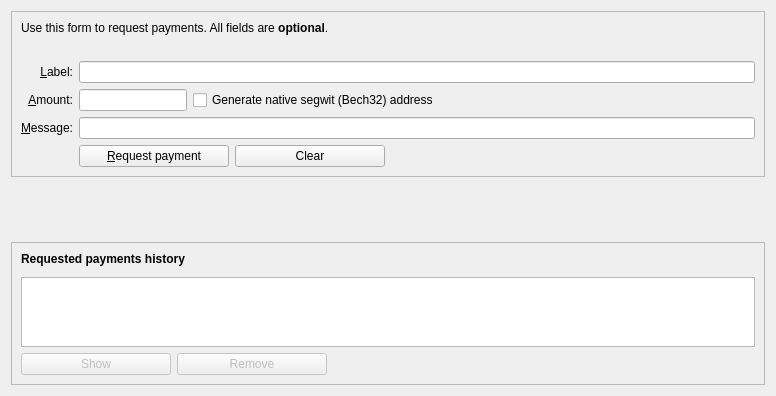
<?xml version="1.0" encoding="UTF-8"?>
<ui version="4.0">
 <class>ReceiveCoinsDialog</class>
 <widget class="QWidget" name="ReceiveCoinsDialog">
  <property name="geometry">
   <rect>
    <x>0</x>
    <y>0</y>
    <width>776</width>
    <height>396</height>
   </rect>
  </property>
  <layout class="QVBoxLayout" name="verticalLayout" stretch="0,0,1">
   <item>
    <widget class="QFrame" name="frame2">
     <property name="sizePolicy">
      <sizepolicy hsizetype="Preferred" vsizetype="Expanding">
       <horstretch>0</horstretch>
       <verstretch>0</verstretch>
      </sizepolicy>
     </property>
     <property name="frameShape">
      <enum>QFrame::StyledPanel</enum>
     </property>
     <property name="frameShadow">
      <enum>QFrame::Sunken</enum>
     </property>
     <layout class="QVBoxLayout" name="verticalLayout_3">
      <item>
       <widget class="QLabel" name="title">
        <property name="text">
         <string>Use this form to request payments. All fields are &lt;b&gt;optional&lt;/b&gt;.</string>
        </property>
       </widget>
      </item>
      <item>
       <layout class="QGridLayout" name="gridLayout">
        <item row="5" column="0">
         <widget class="QLabel" name="label">
          <property name="toolTip">
           <string>An optional amount to request. Leave this empty or zero to not request a specific amount.</string>
          </property>
          <property name="text">
           <string>&amp;Amount:</string>
          </property>
          <property name="alignment">
           <set>Qt::AlignRight|Qt::AlignTrailing|Qt::AlignVCenter</set>
          </property>
          <property name="buddy">
           <cstring>reqAmount</cstring>
          </property>
         </widget>
        </item>
        <item row="6" column="0">
         <widget class="QLabel" name="label_3">
          <property name="toolTip">
           <string>An optional message to attach to the payment request, which will be displayed when the request is opened. Note: The message will not be sent with the payment over the Nutucoin network.</string>
          </property>
          <property name="text">
           <string>&amp;Message:</string>
          </property>
          <property name="alignment">
           <set>Qt::AlignRight|Qt::AlignTrailing|Qt::AlignVCenter</set>
          </property>
          <property name="buddy">
           <cstring>reqMessage</cstring>
          </property>
         </widget>
        </item>
        <item row="4" column="2">
         <widget class="QLineEdit" name="reqLabel">
          <property name="toolTip">
           <string>An optional label to associate with the new receiving address.</string>
          </property>
         </widget>
        </item>
        <item row="2" column="2">
         <widget class="QLabel" name="label_5">
          <property name="text">
           <string/>
          </property>
         </widget>
        </item>
        <item row="4" column="0">
         <widget class="QLabel" name="label_2">
          <property name="toolTip">
           <string>An optional label to associate with the new receiving address.</string>
          </property>
          <property name="text">
           <string>&amp;Label:</string>
          </property>
          <property name="alignment">
           <set>Qt::AlignRight|Qt::AlignTrailing|Qt::AlignVCenter</set>
          </property>
          <property name="buddy">
           <cstring>reqLabel</cstring>
          </property>
         </widget>
        </item>
        <item row="6" column="2">
         <widget class="QLineEdit" name="reqMessage">
          <property name="toolTip">
           <string>An optional message to attach to the payment request, which will be displayed when the request is opened. Note: The message will not be sent with the payment over the Nutucoin network.</string>
          </property>
         </widget>
        </item>
        <item row="7" column="2">
         <layout class="QHBoxLayout" name="horizontalLayout">
          <item>
           <widget class="QPushButton" name="receiveButton">
            <property name="minimumSize">
             <size>
              <width>150</width>
              <height>0</height>
             </size>
            </property>
            <property name="text">
             <string>&amp;Request payment</string>
            </property>
            <property name="icon">
             <iconset resource="../bitcoin.qrc">
              <normaloff>:/icons/receiving_addresses</normaloff>:/icons/receiving_addresses</iconset>
            </property>
           </widget>
          </item>
          <item>
           <widget class="QPushButton" name="clearButton">
            <property name="sizePolicy">
             <sizepolicy hsizetype="Minimum" vsizetype="Fixed">
              <horstretch>0</horstretch>
              <verstretch>0</verstretch>
             </sizepolicy>
            </property>
            <property name="minimumSize">
             <size>
              <width>150</width>
              <height>0</height>
             </size>
            </property>
            <property name="toolTip">
             <string>Clear all fields of the form.</string>
            </property>
            <property name="text">
             <string>Clear</string>
            </property>
            <property name="icon">
             <iconset resource="../bitcoin.qrc">
              <normaloff>:/icons/remove</normaloff>:/icons/remove</iconset>
            </property>
            <property name="autoDefault">
             <bool>false</bool>
            </property>
           </widget>
          </item>
          <item>
           <spacer name="horizontalSpacer">
            <property name="orientation">
             <enum>Qt::Horizontal</enum>
            </property>
            <property name="sizeHint" stdset="0">
             <size>
              <width>40</width>
              <height>20</height>
             </size>
            </property>
           </spacer>
          </item>
         </layout>
        </item>
        <item row="7" column="0">
         <widget class="QLabel" name="label_7">
          <property name="text">
           <string/>
          </property>
         </widget>
        </item>
        <item row="5" column="2">
         <layout class="QHBoxLayout" name="horizontalLayout_6">
          <item>
           <widget class="BitcoinAmountField" name="reqAmount">
            <property name="sizePolicy">
             <sizepolicy hsizetype="Fixed" vsizetype="Fixed">
              <horstretch>0</horstretch>
              <verstretch>0</verstretch>
             </sizepolicy>
            </property>
            <property name="minimumSize">
             <size>
              <width>80</width>
              <height>0</height>
             </size>
            </property>
            <property name="maximumSize">
             <size>
              <width>1000</width>
              <height>100</height>
             </size>
            </property>
            <property name="toolTip">
             <string>An optional amount to request. Leave this empty or zero to not request a specific amount.</string>
            </property>
           </widget>
          </item>
          <item>
           <widget class="QCheckBox" name="useBech32">
            <property name="sizePolicy">
             <sizepolicy hsizetype="Fixed" vsizetype="Fixed">
              <horstretch>0</horstretch>
              <verstretch>0</verstretch>
             </sizepolicy>
            </property>
            <property name="maximumSize">
             <size>
              <width>1000</width>
              <height>16777215</height>
             </size>
            </property>
            <property name="focusPolicy">
             <enum>Qt::StrongFocus</enum>
            </property>
            <property name="toolTip">
             <string>Native segwit addresses (aka Bech32 or BIP-173) reduce your transaction fees later on and offer better protection against typos, but old wallets don't support them. When unchecked, an address compatible with older wallets will be created instead.</string>
            </property>
            <property name="text">
             <string>Generate native segwit (Bech32) address</string>
            </property>
           </widget>
          </item>
          <item>
           <spacer name="horizontalSpacer_3">
            <property name="orientation">
             <enum>Qt::Horizontal</enum>
            </property>
            <property name="sizeHint" stdset="0">
             <size>
              <width>0</width>
              <height>0</height>
             </size>
            </property>
           </spacer>
          </item>
         </layout>
        </item>
       </layout>
      </item>
     </layout>
    </widget>
   </item>
   <item>
    <spacer name="verticalSpacer_2">
     <property name="orientation">
      <enum>Qt::Vertical</enum>
     </property>
     <property name="sizeHint" stdset="0">
      <size>
       <width>20</width>
       <height>60</height>
      </size>
     </property>
    </spacer>
   </item>
   <item>
    <widget class="QFrame" name="frame">
     <property name="sizePolicy">
      <sizepolicy hsizetype="Preferred" vsizetype="Expanding">
       <horstretch>0</horstretch>
       <verstretch>0</verstretch>
      </sizepolicy>
     </property>
     <property name="frameShape">
      <enum>QFrame::StyledPanel</enum>
     </property>
     <property name="frameShadow">
      <enum>QFrame::Raised</enum>
     </property>
     <layout class="QVBoxLayout" name="verticalLayout_2">
      <item>
       <widget class="QLabel" name="label_6">
        <property name="font">
         <font>
          <weight>75</weight>
          <bold>true</bold>
         </font>
        </property>
        <property name="text">
         <string>Requested payments history</string>
        </property>
       </widget>
      </item>
      <item>
       <spacer name="verticalSpacer">
        <property name="orientation">
         <enum>Qt::Vertical</enum>
        </property>
        <property name="sizeType">
         <enum>QSizePolicy::Fixed</enum>
        </property>
        <property name="sizeHint" stdset="0">
         <size>
          <width>20</width>
          <height>5</height>
         </size>
        </property>
       </spacer>
      </item>
      <item>
       <widget class="QTableView" name="recentRequestsView">
        <property name="contextMenuPolicy">
         <enum>Qt::CustomContextMenu</enum>
        </property>
        <property name="tabKeyNavigation">
         <bool>false</bool>
        </property>
        <property name="sortingEnabled">
         <bool>true</bool>
        </property>
       </widget>
      </item>
      <item>
       <layout class="QHBoxLayout" name="horizontalLayout_2">
        <item>
         <widget class="QPushButton" name="showRequestButton">
          <property name="enabled">
           <bool>false</bool>
          </property>
          <property name="minimumSize">
           <size>
            <width>150</width>
            <height>0</height>
           </size>
          </property>
          <property name="toolTip">
           <string>Show the selected request (does the same as double clicking an entry)</string>
          </property>
          <property name="text">
           <string>Show</string>
          </property>
          <property name="icon">
           <iconset resource="../bitcoin.qrc">
            <normaloff>:/icons/edit</normaloff>:/icons/edit</iconset>
          </property>
          <property name="autoDefault">
           <bool>false</bool>
          </property>
         </widget>
        </item>
        <item>
         <widget class="QPushButton" name="removeRequestButton">
          <property name="enabled">
           <bool>false</bool>
          </property>
          <property name="minimumSize">
           <size>
            <width>150</width>
            <height>0</height>
           </size>
          </property>
          <property name="toolTip">
           <string>Remove the selected entries from the list</string>
          </property>
          <property name="text">
           <string>Remove</string>
          </property>
          <property name="icon">
           <iconset resource="../bitcoin.qrc">
            <normaloff>:/icons/remove</normaloff>:/icons/remove</iconset>
          </property>
          <property name="autoDefault">
           <bool>false</bool>
          </property>
         </widget>
        </item>
        <item>
         <spacer name="horizontalSpacer_2">
          <property name="orientation">
           <enum>Qt::Horizontal</enum>
          </property>
          <property name="sizeHint" stdset="0">
           <size>
            <width>40</width>
            <height>20</height>
           </size>
          </property>
         </spacer>
        </item>
       </layout>
      </item>
     </layout>
    </widget>
   </item>
  </layout>
 </widget>
 <customwidgets>
  <customwidget>
   <class>BitcoinAmountField</class>
   <extends>QLineEdit</extends>
   <header>qt/bitcoinamountfield.h</header>
   <container>1</container>
  </customwidget>
 </customwidgets>
 <tabstops>
  <tabstop>reqLabel</tabstop>
  <tabstop>reqAmount</tabstop>
  <tabstop>useBech32</tabstop>
  <tabstop>reqMessage</tabstop>
  <tabstop>receiveButton</tabstop>
  <tabstop>clearButton</tabstop>
  <tabstop>recentRequestsView</tabstop>
  <tabstop>showRequestButton</tabstop>
  <tabstop>removeRequestButton</tabstop>
 </tabstops>
 <resources>
  <include location="../bitcoin.qrc"/>
 </resources>
 <connections/>
</ui>
